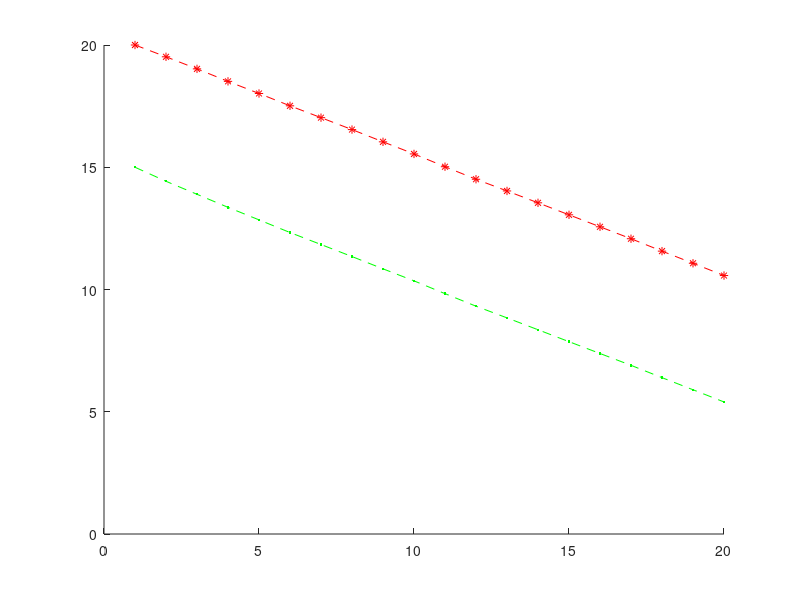

Here is the MATLAB script that generated this plot: (Note: this script raises an error after producing the figure.)
d=20;
d1=15;
s=0.5;
tita = 0;
tita1 = 0;

w=0;

k=1;

%d = d+s;
%s = s+w;

x = [d;d1;s]

A = [1,0,-cos(tita*pi/180);0,1,-cos(tita1*pi/180);0,0,1];

B=0;

F=[0;0;1];

%x = A*x + F*w

V=2;

P = [2,0,0;0,2,0;0,0,2];

C = [1,0,0;0,1,0];

N = 2;

y(1)=d+0.1*randn(1);
y1(1)=d1+0.1*randn(1);
%y(2)=9;
%y(3)=19.5;
%y(4)=29;
for g=2:20
	y(g)=y(g-1)-s*cos(tita*pi/180)+0.02*randn(1)
	y1(g)=y1(g-1)-s*cos(tita1*pi/180)+0.02*randn(1)
endfor

xc=x

PC = P

pos(1)=xc(1);
pos2(1) = xc(2);
spd(1)=xc(3);


for k=1:19

% prediction
	xz = A*xc+B*1
	PZ = A*PC*A'+F*V*F'

% correction
	PC = [(PZ^(-1)) + C'*(N^(-1))*C]^(-1)
	xc= xz+PC*C'*(N^(-1))*([y(k+1); y1(k+1)]-C*xz)
	
	pospr(k)=xz(1);
	spdpr(k)=xz(3);
	
	

	pos(k+1)=xc(1);
	pos2(k+1)=xc(2);
	spd(k+1)=xc(3);
endfor
k=1:20;
plot(k,pos,'r*--',k,pos2,'g.--',k,spdpr*50,'b*--',k,spd*50,'m*--',k,y,'k*--',k,y1,'k*--');